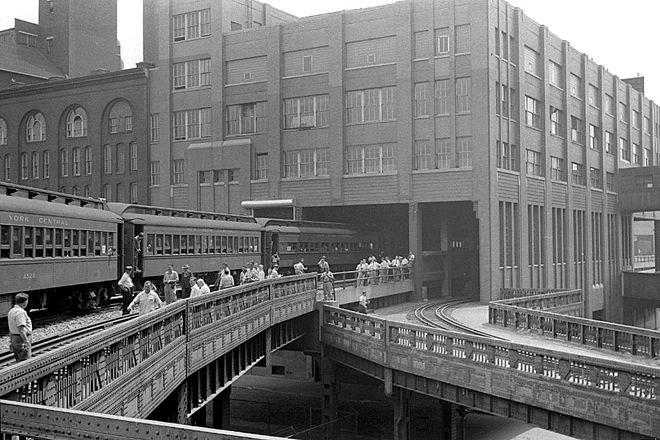
%> input picture highline-before.0.jpg, 660 x 440 px
$ octave main.m   (GNU Octave 9; MATLAB toolbox functions it lacks are replaced by stand-ins)
%> lines starting %> are read from the running program, lines starting %| are printed output that depends on the picture; in (x1, y1, x2, y2) boxes, pixels count from 0 and x2, y2 are one past the last pixel; in counts of white or black regions, pixels touching at a corner belong together; the program's own positions count from 1
### pyramidBlend.m
function [ im_blended ] = pyramidBlend( im_in1, im_in2 )
%Given two input image,create a third using Laplacian pyramid blending
%   Pre-conditions:
%       'im_in1' and 'im_in2' are both RGD images of the same size
%   Post-conditions:
%       'im_blended' is the blended RGB image of im_in1 and im_in2

assert(all(size(im_in1) == size(im_in2)));
    assert(size(im_in1, 3) == 3);

%LAPLACIAN PYRAMID BLENDING:
%1. Build laplacian pyramids L1 and L2 corresponding to images 1 and 2
%   just doing 1 layer for the first pass of this algo!
im1_g1 = impyramid(im_in1, 'reduce');
im2_g1 = impyramid(im_in2, 'reduce');

im1_g2 = impyramid(im1_g1, 'reduce');
im2_g2 = impyramid(im2_g1, 'reduce');

im1_g3 = impyramid(im1_g2, 'reduce');
im2_g3 = impyramid(im2_g2, 'reduce');

im1_l0 = laplacianPyramid(im_in1, im1_g1);
im2_l0 = laplacianPyramid(im_in2, im2_g1);

im1_l1 = laplacianPyramid(im1_g1, im1_g2);
im2_l1 = laplacianPyramid(im2_g1, im2_g2);

im1_l2 = laplacianPyramid(im1_g2, im1_g3);
im2_l2 = laplacianPyramid(im2_g2, im2_g3);
[im1_l2, im1_g2] = resize(im1_l2, im1_g2);
[im2_l2, im2_g2] = resize(im2_l2, im2_g2);

%2. Build Gaussian pyramid GR from selected region R
%   The output matte R must be the same size as the final image and input
%   images. Right now, it is split down the center, though later it would
%   be better to find this automatically using seam finding!

% ***** STANDARD MATTE CREATION *****
% R = ones(size(im_in1)); %assuming im1_l1 ad im2_l2 still same size
% m2 = size(im_in1,2);
% R = cat(2,0*R(:,1:(m2/2),:),R(:,(m2/2)+1:m2,:));
% ***********************************

% ***** SEAM FINDING MATTE CREATION: *****
S = findSeamCollective(im_in1, im_in2);

%create output matte of correct size
[m,n,~] = size(im_in1);
R = ones(n,m,3);
for c = 1:m
    border = S(c);
    R(:,c,:) = cat(1,0*R(1:(border-1),c,:),1*R(border:n,c,:));
end

%rotate matte to correct orientation
R = permute(R, [2 1 3]);
% ******************************************

% Ensure that images are the same size
[R, im1_l0] = resize(R, im1_l0);

% Create lower level output mattes
R_g1 = impyramid(impyramid(impyramid(R, 'reduce'), 'reduce'), 'expand');
R_g2 = impyramid(impyramid(impyramid(R_g1, 'reduce'), 'reduce'), 'expand');
R_g3 = impyramid(impyramid(impyramid(R_g2, 'reduce'), 'reduce'), 'expand');

% Ensure output mattes, Laplacian layers, and Gaussian layers are
% the same size
[R_g1, im1_g1] = resize(R_g1, im1_g1);
[R_g1, im2_g1] = resize(R_g1, im2_g1);
[R_g2, im1_g2] = resize(R_g2, im1_g2);
[R_g2, im2_g2] = resize(R_g2, im2_g2);
[R_g3, im1_g3] = resize(R_g3, im1_g3);
[R_g3, im2_g3] = resize(R_g3, im2_g3);
[R, im1_l0] = resize(R, im1_l0);
[R, im2_l0] = resize(R, im2_l0);
[R_g1, im1_l1] = resize(R_g1, im1_l1);
[R_g1, im2_l1] = resize(R_g1, im2_l1);
[R_g2, im1_g2] = resize(R_g2, im1_g2);
[R_g2, im2_g2] = resize(R_g2, im2_g2);

%3. Form a combined pyramid LS from L1 and L2 using nodes of GR
%   as weights:
result_l0 = normalize(R.*im1_l0+(1-R).*im2_l0);
result_l1 = normalize(R_g1.*im1_l1+(1-R_g1).*im2_l1);
result_l2 = normalize(R_g2.*im1_l2+(1-R_g2).*im2_l2);

result_g3 = R_g3.*im1_g3+(1-R_g3).*im2_g3;
result_g2 = R_g2.*im1_g2+(1-R_g2).*im2_g2;
result_g1 = R_g1.*im1_g1+(1-R_g1).*im2_g1;

%4. Collapse the LS pyramid to get the final blended image
result_g3 = normalize(result_g3);
result_g3_expanded = impyramid(result_g3, 'expand');
[result_l2, result_g3_expanded] = resize(result_l2, result_g3_expanded);
im_blended_2 = result_l2 + result_g3_expanded;
[result_g2, im_blended_2] = resize(result_g2, im_blended_2);
result_g2 = result_g2 + im_blended_2;

result_g2 = normalize(result_g2);
result_g2_expanded = impyramid(result_g2, 'expand');
[result_l1, result_g2_expanded] = resize(result_l1, result_g2_expanded);
im_blended_1 = result_l1 + result_g2_expanded;
[result_g1, im_blended_1] = resize(result_g1, im_blended_1);
result_g1 = result_g1 + im_blended_1;

result_g1 = normalize(result_g1);
result_g1_expanded = impyramid(result_g1, 'expand');
[result_l0, result_g1_expanded] = resize(result_l0, result_g1_expanded);
im_blended = result_l0 + result_g1_expanded;

im_blended = normalize(im_blended);
% figure;
% imshow(im_blended)
% title('image after collapsing pyramids')

end

### laplacianPyramid.m
function [ im_laplacian ] = laplacianPyramid( im_original, im_gaussian )
%Given an original image and the gaussian of that original image,
%calculates the laplacian pyramid
%   Pre-conditions:
%       'im_original' and 'im_guassian' are both RGB images where
%       im_gaussian is 2X smaller than im_original
%   Post-conditions:
%       'im_laplacian' is the difference of the original and gaussian image

%LAPLACIAN PYRAMID CONSTRUCTION:
%1. Given a Gaussian Pyramid, expand it to 2x the size
%2. Save the difference between the two layers of Gaussian Pyramids

%probably a better way to check sizes!
im_laplacian = impyramid(im_gaussian, 'expand');

%ensure images are the same size
[im_original, im_laplacian] = resize(im_original, im_laplacian);

%Compute difference between original and Gaussian filtered image to save as
%Laplacian layer
im_laplacian = im_original - im_laplacian;

end

### resize.m
function [ im_1, im_2 ] = resize( im_1, im_2 )
%Given two input images, check the sizes of both and truncate one of the
%images to match the size of the smaller image if necessary

if ~all(size(im_1) == size(im_2))
    %ensure same number of cols
    if size(im_1,1) < size(im_2,1)
        m1 = size(im_1,1);
        im_2 = im_2(1:m1,:,:);
    end
    if size(im_1,1) > size(im_2,1)
        m1 = size(im_2,1);
        im_1 = im_1(1:m1,:,:);
    end
    %ensure same number of rows
    if size(im_1,2) < size(im_2,2)
        m2 = size(im_1,2);
        im_2 = im_2(:,1:m2,:);
    end
    if size(im_1,2) > size(im_2,2)
        m2 = size(im_2,2);
        im_1 = im_1(:,1:m2,:);
    end
end

end

### findSeamCollective.m
function S = findSeamCollective( I1, I2 )
%Takes two input images I and returns the horizontal seam S

% Rotate input images
J1 = permute(I1, [2 1 3]);
J2 = permute(I2, [2 1 3]);

% Create grayscale image from input image of type double, compute the
% gradient magnitude matrix of the grayscale image
E1 = imgradient(rgb2gray( J1 ));
E2 = imgradient(rgb2gray( J2 ));

% Find the minimum energy of both images at once
S = horizontalSeamCollective( E1, E2 );

end

### horizontalSeamCollective.m
function S = horizontalSeamCollective( I1, I2 )
%takes an image and finds the (one) optimal horizontal seam, returning a
%vector of length equal to the number of columns in I such that each
%entry in vector S is an integer-valued row number indicating which
%pixel in that column should be removed

[rows, ~] = size(I1);

%calculate restriction of rows to search for minimum seam
restriction = rows*0.1; %only search pixels in middle 20% of image
top = (rows+restriction)/2;
bottom = (rows-restriction)/2;

%cut image down to restriction and recalculate size
I1 = I1(bottom:top, :);
I2 = I2(bottom:top, :);
[rows, cols] = size(I1);

%pad top and bottom row with inf values so that they will never be chosen
%as part of a seam
pad = Inf*ones([1,cols]);
I1 = [pad;I1;pad];
I2 = [pad;I2;pad];

%store cumulative energy values and pointers
%careful - size has now been adjusted to accommodate top and bottom padding
%rows
cumenergies = Inf*ones(size(I1));
pointers = zeros(size(I1));

%First pass: L->R, fill the DP matrix
%careful - cumenergies will have an infinity value on top and on bottom
cumenergies(:,1) = I1(:,1) + I2(:,1);
for c=2:cols
    for r=2:rows+1
        opts = [cumenergies(r-1,c-1);cumenergies(r,c-1);cumenergies(r+1,c-1)];
        %minenergy holds the minimum energy value of the next three pixels
        %minrow identifies whether it's the (r,c-1), (r,c), (r,c+1) pixel
        [minenergy, minrow] = min(opts);
        %assign appropriate cumenergies value
        cumenergies(r,c) = I1(r,c) + I2(r,c) + minenergy;
        %assign appropriate pointer value
        if (minrow == 1)
            prevrow = r-1;
        end
        if (minrow == 2)
            prevrow = r;
        end
        if (minrow == 3)
            prevrow = r+1;
        end
        pointers(r,c) = prevrow;
    end
end

%Second pass: L->R, choose optimal seam
S = zeros(1, cols);
[~, startseamrow] = min(cumenergies(:,cols));
r = startseamrow;
%note that row values will now be off-by-one in comparison to the original
%image due to the padding row on top
for c = cols:-1:1
    S(c) = r-1;
    r = pointers(r,c);
end

%add offset from bottom to seam to match original input image
S = S + bottom;

end

### normalize.m
function [ normalized ] = normalize( original )
% Given an input image, normalize all pixel values in the image

% Normalizing values
    l_R = original(:,:,1);
    l_G = original(:,:,2);
    l_B = original(:,:,3);

    minM = min(min(l_R));
    maxM = max(max(l_R));
    normBWD = (l_R - minM)./(maxM - minM);
    epNormBWD = normBWD + 0.001;
    l_R = epNormBWD;

    minM = min(min(l_G));
    maxM = max(max(l_G));
    normBWD = (l_G - minM)./(maxM - minM);
    epNormBWD = normBWD + 0.001;
    l_G = epNormBWD;

    minM = min(min(l_B));
    maxM = max(max(l_B));
    normBWD = (l_B - minM)./(maxM - minM);
    epNormBWD = normBWD + 0.001;
    l_B = epNormBWD;

    normalized = cat(3, l_R, l_G, l_B);

end

### main.m
clear;clc;

%read in original images
img1 = imread('highline-before.0.jpg');
%> img1 is the input picture: size 440x660x3 uint8; min 0, max 255, mean 114.6
img2 = imread('highline-after.0.jpg');
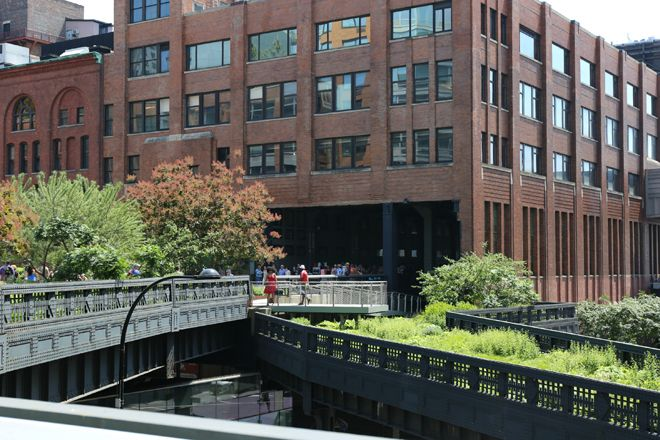
%> input picture highline-after.0.jpg, 660 x 440 px
%> img2 is the input picture: size 440x660x3 uint8; mean R, G, B 96.8, 96.6, 89.6

%option to equalize images before creating visual timeline
%img1 = histEqualize(img1);
%img2 = histEqualize(img2);

%convert images to double
img1D = im2double(img1);
img2D = im2double(img2);
% [7 lines of commented-out code are left out]
output_laplacian = pyramidBlend(img1D,img2D);
%> in findSeamCollective, `E2 = imgradient(rgb2gray( J2 ));`:
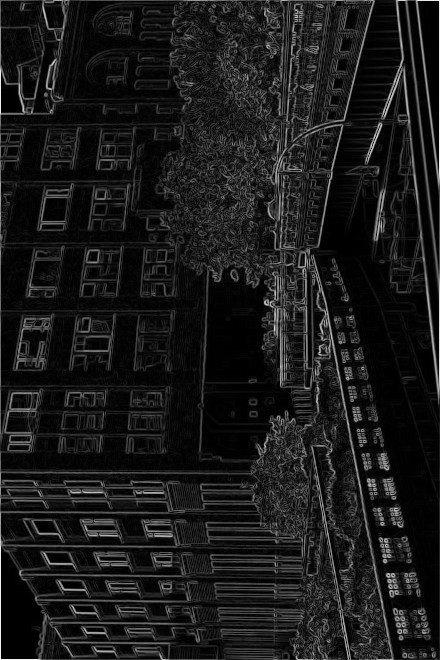
%> E2: size 660x440 double; min 0, max 4.24, mean 0.443; drawn with min black and max white
%> in horizontalSeamCollective, `I2 = [pad;I2;pad];`:
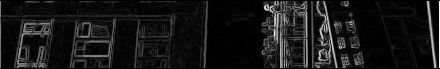
%> I2: size 69x440 double; 2.9% of the values are NaN or infinite; the others: min 0, max 3.71, mean 0.351; drawn with min black, max white, NaN and infinite black
%> after the loop in horizontalSeamCollective, `for c=2:cols`:
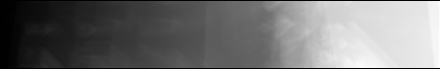
%> cumenergies: size 69x440 double; 2.9% of the values are NaN or infinite; the others: min 5.16, max 151.4, mean 72.51; drawn with min black, max white, NaN and infinite black
%> after the loop in horizontalSeamCollective, `for c=2:cols`:
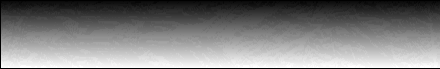
%> pointers: size 69x440 double; min 0, max 68, mean 33.8; drawn with min black and max white
%> after the loop in horizontalSeamCollective, `for c=2:cols`: prevrow = 67
%> in horizontalSeamCollective, `[~, startseamrow] = min(cumenergies(:,cols));`: startseamrow = 11
%> the loop in horizontalSeamCollective, `for c = cols:-1:1` made 440 passes
%> r on passes 1 to 3: 11, 11, 10
%> after the loop in horizontalSeamCollective, `for c = cols:-1:1`: S = 440 values, max 41 at index 123, min 1 at index 365, mean 22.8; r = 0
%> in horizontalSeamCollective, `S = S + bottom;`: S = 440 values, max 338 at index 123, min 298 at index 365, mean 319.8
%> the loop in pyramidBlend, `for c = 1:m` made 440 passes
%> border on passes 1 to 3: 302, 302, 302
%> after the loop in pyramidBlend, `for c = 1:m`:
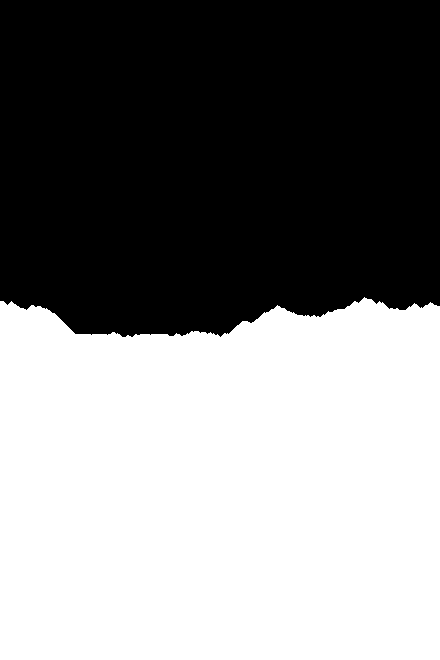
%> R: size 660x440x3 double; values 0 (black) and 1 (white), 51.7% white; 1 black region, box (x1, y1, x2, y2) and area: (0, 0, 440, 337) 140270
%> in pyramidBlend, `R = permute(R, [2 1 3]);`: R: size 440x660x3 double; values 0 (black) and 1 (white), 51.7% white; 1 black region, box (x1, y1, x2, y2) and area: (0, 0, 337, 440) 140270
%> in resize (call 9), `im_1 = im_1(1:m1,:,:);`: im_1: size 439x660x3 double; values 0 (black) and 1 (white), 51.7% white; 1 black region, box (x1, y1, x2, y2) and area: (0, 0, 337, 439) 139964
%> in pyramidBlend, `R_g1 = impyramid(impyramid(impyramid(R, 'reduce'), 'reduce'), 'expand');`:
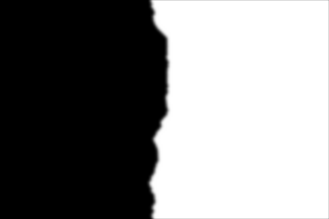
%> R_g1: size 219x329x3 double; min 0, max 1, mean 0.514
%> in normalize, `minM = min(min(l_R));`: minM = -0.543
%> in normalize, `maxM = max(max(l_R));`: maxM = 0.614

%show the output image and save
imshow(output_laplacian);
imwrite(output_laplacian, 'highline-blended.jpg');
